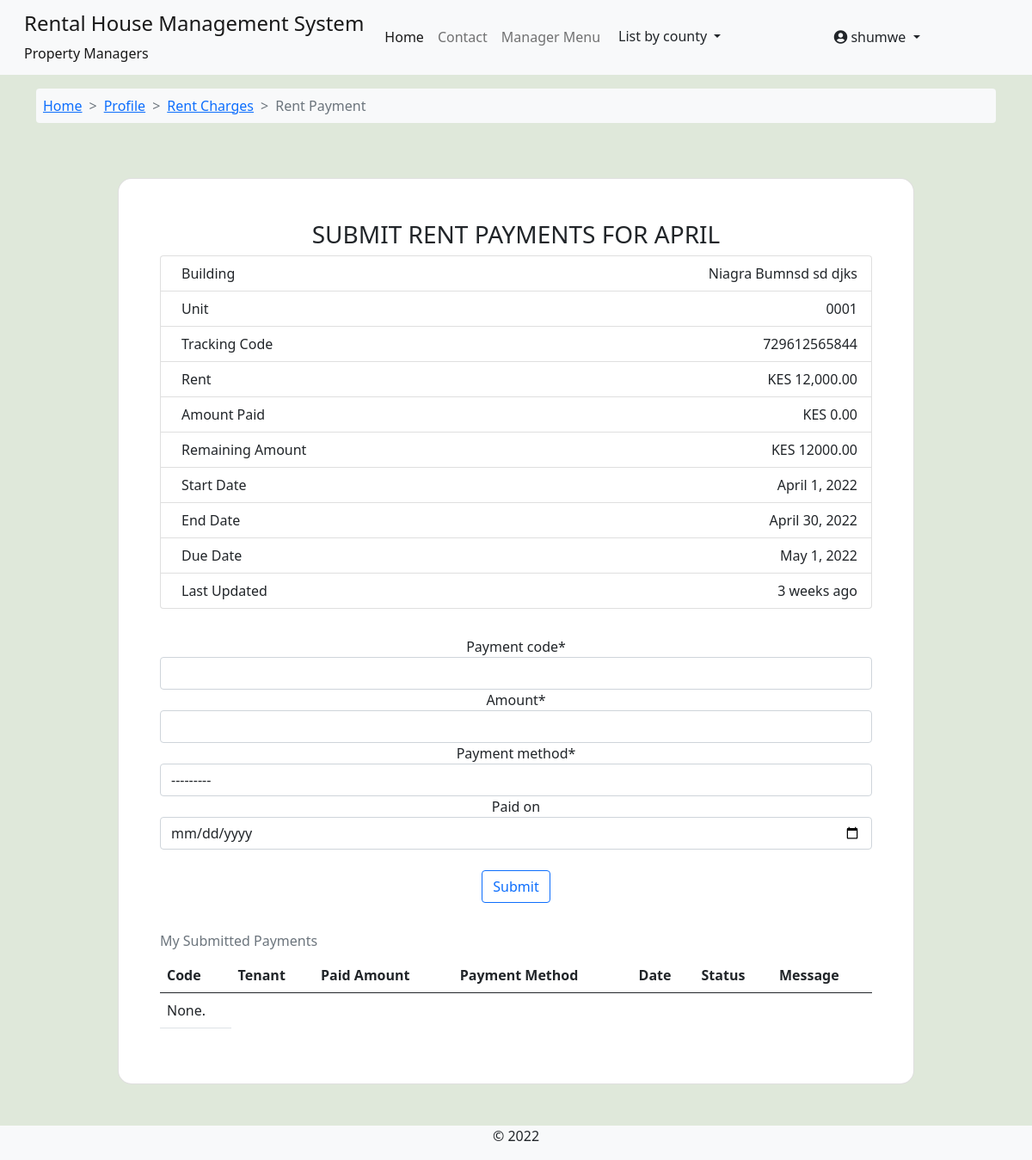
/rent-and-utility/submit-rent-pay-info/niagra-bumnsd-sd-djks/0001-niagra-bumnsd-sd-djks/729612565844/shumwe/ (signed in), run on an earlier commit of the app's database.
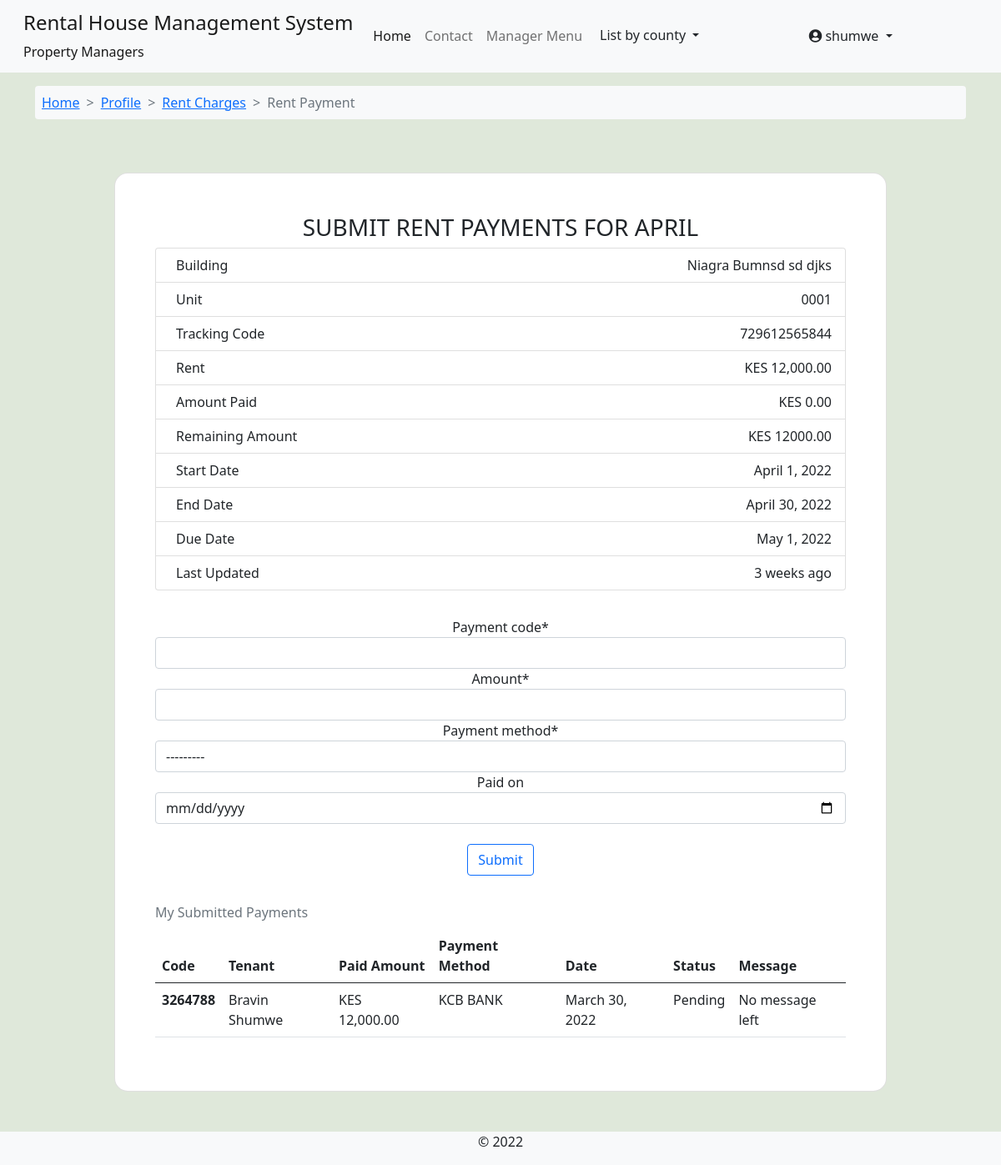
And on a later commit of the database.
### utilities_and_rent/models.py (models this page shows, shortened)
class UnitRentDetails(models.Model):
    STATUS_CHOICES = [
        ('refunded', 'Refunded'),
        ('open','open'),
        ('closed','closed'),
    ]
    RENT_TYPE_CHOICES = [
        ('rent','Rent'),
        ('s_deposit','Security Deposit'),
    ]
    code = models.CharField(max_length=15, unique=True, null=True, blank=True)
    tenant = models.ForeignKey(Tenants, on_delete=models.DO_NOTHING)
    unit = models.ForeignKey(RentalUnit, on_delete=models.CASCADE)
    rent_amount = models.DecimalField(max_digits=9, decimal_places=2, default=0)
    currency = models.CharField(max_length=10, default='KES')
    amount_paid = models.DecimalField(max_digits=9, decimal_places=2, default=0)
    pay_for_month = MultiSelectField(choices=MONTHS_SELECT)
    cleared = models.BooleanField(default=False)
    status = models.CharField(max_length=15, choices=STATUS_CHOICES, default='open')
    rent_type = models.CharField(max_length=15,choices=RENT_TYPE_CHOICES,default='rent')
    start_date = models.DateField()
    end_date = models.DateField()
    due_date = models.DateField()
    notify_tenant = models.BooleanField(default=True)
    added = models.DateTimeField(default=datetime.now)
    updated = models.DateTimeField(auto_now=True)
    def amount_remaining(self):
        r_amount = (self.rent_amount-self.amount_paid)
        return r_amount
    class Meta:
        verbose_name_plural = 'Rent Details'
        verbose_name = 'Rent For Unit'

class RentPayment(models.Model):
    rent_details = models.ForeignKey(UnitRentDetails, on_delete=models.CASCADE)
    tenant = models.ForeignKey(Tenants, on_delete=models.CASCADE)
    manager = models.ForeignKey(Managers, on_delete=models.CASCADE, null=True, blank=True)
    tracking_code = models.CharField(max_length=15, unique=True, null=True, blank=True)
    payment_code = models.CharField(max_length=50)
    amount = models.DecimalField(max_digits=9, decimal_places=2)
    paid_for_month = MultiSelectField(choices=MONTHS_SELECT)
    paid_on = models.DateField(null=True, blank=True)
    payment_method = models.ForeignKey(PaymentMethods, on_delete=models.CASCADE)
    status = models.CharField(max_length=10, choices=PAYMENT_STATUS_CHOICES, default='pending')
    reason = models.TextField(verbose_name="Reason, if rejected", blank=True, null=True)
    confirmed = models.BooleanField(default=False)
    notify_tenant = models.BooleanField(default=False)
    added_on = models.DateTimeField(default=datetime.now)
    updated = models.DateTimeField(auto_now=True)

class PaymentMethods(models.Model):
    name = models.CharField(max_length=30, help_text="mpesa, bank transfer e.g. kcb")
    account_name = models.CharField(max_length=50)
    paybill_number = models.CharField(max_length=20, null=True, blank=True, help_text='Not required for bank transfer')
    account_number = models.CharField(max_length=30)
    added = models.DateTimeField(default=datetime.now)
    updated = models.DateTimeField(auto_now=True)
    def __str__(self):
        return f'{self.name} - {self.account_number}'
    class Meta:
        verbose_name_plural = 'Payment Methods'

### accounts/models.py (models this page shows, shortened)
class Tenants(models.Model):
    associated_account = models.OneToOneField(User, on_delete=models.CASCADE, verbose_name='Associated account')
    full_name = models.CharField(max_length=100)
    id_number = models.CharField(max_length=10)
    id_front = models.ImageField(upload_to=get_user_docs_path, blank=True)
    id_back = models.ImageField(upload_to=get_user_docs_path, blank=True)
    active_phone_number = models.CharField(max_length=14, null=True, blank=True)
    policy_agreement = models.BooleanField(default=False)
    rented_unit = models.ForeignKey(RentalUnit, on_delete=models.CASCADE, related_name="tenants", null=True, blank=True)
    moved_in = models.BooleanField(default=False)
    move_in_date = models.DateTimeField(null=True, blank=True)
    created = models.DateTimeField(default=datetime.now)
    updated = models.DateTimeField(auto_now=True)
    class Meta:
        verbose_name_plural = 'Tenants'

class User(AbstractUser):
    avatar = models.ImageField(upload_to=get_avatar_path, default='no-avatar.png')
    is_verified = models.BooleanField(default=False)
    is_tenant = models.BooleanField(default=False)
    is_manager = models.BooleanField(default=False)

### utilities_and_rent/views.py (the view)
# urls.py: path('submit-rent-pay-info/<slug:building_slug>/<slug:unit_slug>/<slug:rent_code>/<slug:username>/', views.submit_rent_payments, name='pay-info'),
@login_required
@user_passes_test(lambda user: user.is_tenant==True, login_url='profile')
def submit_rent_payments(request, building_slug, unit_slug, rent_code, username):
    building = Building.objects.get(slug=building_slug)
    unit = RentalUnit.objects.get(building=building, slug=unit_slug)
    manager = Managers.objects.get(building_manager__pk=building.id)
    tenant = Tenants.objects.get(rented_unit=unit, associated_account__username=username)
    rent = UnitRentDetails.objects.get(code=rent_code, tenant=tenant)
    previous_payments = RentPayment.objects.filter(tenant=tenant, tenant__rented_unit=unit, rent_details=rent)
    if request.method == 'POST':
        pay_info_form = SubmitPaymentsForm(request.POST)
        if pay_info_form.is_valid():
            pay_info_form.instance.rent_details = rent
            pay_info_form.instance.tenant = tenant
            pay_info_form.instance.manager = manager
            pay_info_form.instance.paid_for_month = rent.pay_for_month
            pay_info_form.save()
            messages.success(request, 'Record submitted, update will be done once approved')
            return redirect('my-rent', building_slug=building.slug, unit_slug=unit.slug, username=tenant.associated_account.username)
    else:
        pay_info_form = SubmitPaymentsForm()
    context = {'pay_info_form':pay_info_form,'building':building,'rent':rent,
               'tenant':tenant,'unit':unit,'previous_payments':previous_payments}
    return render(request, 'utilities_and_rent/submit-payments-rent.html', context)

### utilities_and_rent/forms.py
class SubmitPaymentsForm(forms.ModelForm):
    class Meta:
        model = RentPayment
        fields = ['payment_code', 'amount', 'payment_method', 'paid_on']
        widgets = {
            'paid_on': DateInput(),
        }

### rental_property/context_processors.py (called while the page is built)
def counties_links(request):
    county_links = Counties.objects.all()
    return dict(county_links=county_links)

def my_managed_buildings(request):
    user_instance = request.user
    if user_instance.is_authenticated:
        manager_instance = Managers.objects.filter(associated_account=user_instance)[:1]
        managed_buildings = Building.objects.filter(manager=manager_instance)
        return dict(managed_buildings=managed_buildings)
    else:
        return {'False': False,}

### rental_property/models.py (called while the page is built)
    def get_url(self):
        return reverse('by-county', args=[self.slug])

### utilities_and_rent/templates/utilities_and_rent/submit-payments-rent.html (shortened to what the changed rows need)
{% extends 'base.html' %}
{% load crispy_forms_tags %}
{% load humanize %}
{% block content %}
<section style="background-color: #dfe8da;">
    <div class="container py-5 h-100">
      <div class="row d-flex justify-content-center align-items-center h-100">
        <div class="col-10">
          <div class="card shadow-2-strong" style="border-radius: 1rem;">
            <div class="card-body p-5">
                {% if rent.cleared %}
                <h3 class="text-uppercase text-center"> My Payment For {{rent.pay_for_month}}</h3>
                {% else %}
                <h3 class="text-uppercase text-center"> Submit Rent Payments For {{rent.pay_for_month}}</h3>
                {% endif %}
                <ul class="list-group">
                    <li class="list-group-item d-flex justify-content-between align-items-start">
                    </li>
                    <li class="list-group-item d-flex justify-content-between align-items-start">
                    </li>
                    <li class="list-group-item d-flex justify-content-between align-items-start">
                        <div class="ms-2 me-auto">Tracking Code</div>
                        <span>{{rent.code}}</span>
                      </li>
                    <li class="list-group-item d-flex justify-content-between align-items-start">
                      <div class="ms-2 me-auto">Rent</div>
                      <span> {{rent.currency}} {{rent.rent_amount|intcomma}}</span>
                    </li>
                    <li class="list-group-item d-flex justify-content-between align-items-start">
                        <div class="ms-2 me-auto">Amount Paid</div>
                        <span> {{rent.currency}} {{rent.amount_paid|intcomma}}</span>
                      </li>
                      <li class="list-group-item d-flex justify-content-between align-items-start">
                        <div class="ms-2 me-auto">Remaining Amount</div>
                        <span> {{rent.currency}} {{rent.amount_remaining}} </span>
                      </li>
                      <li class="list-group-item d-flex justify-content-between align-items-start">
                        <div class="ms-2 me-auto">Start Date</div>
                        <span> {{rent.start_date}} </span>
                      </li>
                      <li class="list-group-item d-flex justify-content-between align-items-start">
                        <div class="ms-2 me-auto">End Date</div>
                        <span> {{rent.end_date}} </span>
                      </li>
                      <li class="list-group-item d-flex justify-content-between align-items-start">
                        <div class="ms-2 me-auto">Due Date</div>
                        <span>{% if rent.cleared == False %} {{rent.due_date}} {% else %} <del>{{rent.due_date}} {% endif %}</del> </span>
                      </li>
                      <li class="list-group-item d-flex justify-content-between align-items-start">
                        <div class="ms-2 me-auto">Last Updated</div>
                        <span> {{rent.updated|naturaltime}} </span>
                      </li>
                  </ul>
                <br>
                {% if rent.cleared == False %}
                <form class="no-padding text-center" method="POST" enctype="multipart/form-data">
                    <fieldset class="form-group">
                    </fieldset>
                    <br>
                    <div class="form-group">
                    </div>
                </form>
                {% endif %}
                <br>
                <div class="table-responsive">
                <table class="table caption-top">
                  <caption> My Submitted Payments </caption>
                  <thead>
                    <tr>
                      <th scope="col">Code</th>
                      <th scope="col">Tenant</th>
                      <th scope="col">Paid Amount</th>
                      <th scope="col"> Payment Method </th>
                      <th scope="col"> Date </th>
                      <th scope="col"> Status </th>
                      <th scope="col"> Message </th>
                    </tr>
                  </thead>
                  <tbody>
                    {% for pay in previous_payments %}
                    <tr>
                      <th scope="row">{{pay.payment_code}}</th>
                      <td>{{pay.tenant.associated_account.first_name}} {{tenant.associated_account.last_name}}</td>
                      <td>{{rent.currency}} {{pay.amount|intcomma}}</td>
                      <td> {{pay.payment_method.name}} </td>
                      <td> {{pay.paid_on}} </td>
                      <td> {{pay.get_status_display}}</td>
                      {% if pay.reason %}
                      <td> {{pay.reason|safe}} </td>
                      {% else %}
                      <td> No message left </td>
                      {% endif %}
                    </tr>
                    {% empty %}
                    <tr>
                      <td> None. </td>
                    </tr>
                    {% endfor %}
                  </tbody>
                </table>
                </div>
            </div>
        </div>
      </div>
    </div>
  </div>
</section>
{% endblock %}

What changed in the data, as far as the page shows it:
added RentPayment: payment_code "3264788", tenant.associated_account.first_name "Bravin", {{ rent.currency }} "KES", amount "12,000.00", payment_method.name "KCB BANK", paid_on "March 30, 2022", status "Pending", shows "No message left"
now on this page (row unchanged): Tenants: associated_account.last_name "Shumwe"
Also different on the page:
text no longer shown: "None."
